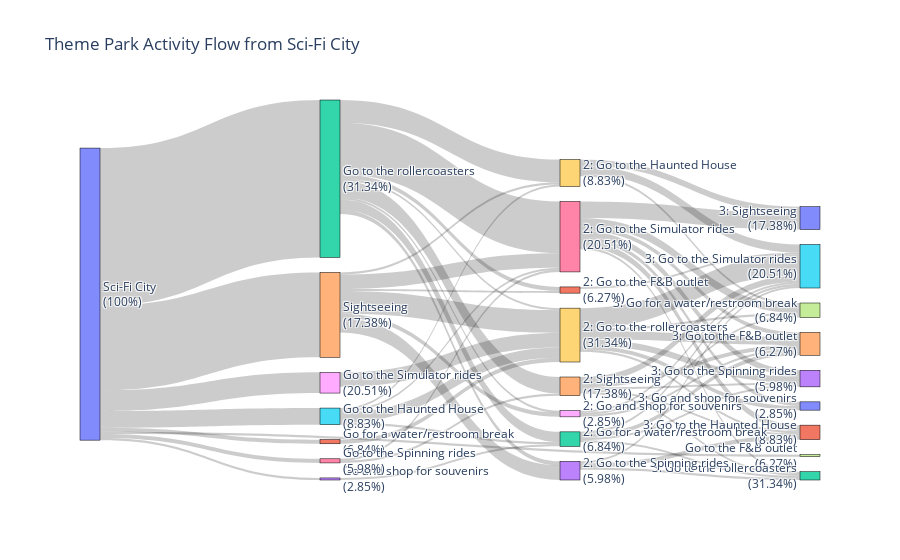

The notebook cell saved with this chart:
### Markdown cell above
Theme Park Activity Flow from Sci-Fi City (3 activities)

### Code cell
import pandas as pd
import plotly.graph_objects as go
from collections import Counter

# Load the dataset
file_path = '../data/Updated_Theme_Parks_Survey_Responses A14.csv'
df = pd.read_csv(file_path)

# Define the list of all possible activities (excluding "Go to the Water-based rides" and "Go to the child-friendly rides")
all_possible_activities = [
    "Go to the rollercoasters", "Go to the F&B outlet", 
    "Go and shop for souvenirs", "Go for a water/restroom break", 
    "Go to the Haunted House", "Go to the Simulator rides", 
    "Sightseeing", "Go to the Spinning rides"
]

# Activity columns to check (only first 3 activities)
activity_columns = [
    'first_activity', 'second_activity', 'third_activity'
]

# Ensure each activity in the columns is valid and does not change the name
for col in activity_columns:
    df[col] = df[col].str.strip().fillna('Na')

# Initialize the list for valid activities
valid_activity_df = []

# Process each row and find the valid activities
for index, row in df.iterrows():
    activity_indices = []
    for i in range(len(activity_columns)):  # Process only the first 3 activity columns
        activity_name = row[activity_columns[i]]
        if activity_name in all_possible_activities:
            activity_indices.append(activity_name)
        else:
            activity_indices.append('Na')

    # Ensure the activity_indices list contains only valid activities
    valid_activity_df.append(activity_indices)

# Create a new dataframe with the valid activities (first 3 activities)
valid_activity_df = pd.DataFrame(valid_activity_df, columns=[f"activity_{i+1}" for i in range(len(activity_columns))])

# Remove rows where the first activity is 'Na' (this filters out empty or invalid rows)
valid_activity_df = valid_activity_df[valid_activity_df['activity_1'] != "Na"]

# Flatten the activity columns and count the frequency of each activity
activities = valid_activity_df.values.flatten().tolist()
activity_counts = Counter([activity for activity in activities if activity != "Na"])

# Get all possible activities (to ensure the Sankey diagram includes all)
top_activities = all_possible_activities

# Filter the dataframe to include only valid activities
filtered_df = valid_activity_df.apply(lambda col: col.map(lambda x: x if x in top_activities else 'Na'))

# Collect all activities for the nodes (excluding "Na")
activities = filtered_df.values.flatten().tolist()
activities = [activity for activity in activities if activity != "Na"]

# Set the start node as "Sci-Fi City"
start_node = "Sci-Fi City"
nodes = [start_node] + list(pd.Series(activities).unique())

# Create a dictionary for activity to index mapping
activity_to_index = {activity: index for index, activity in enumerate(nodes)}

# Initialize the list to count occurrences of each transition (source-target pair)
link_counts = Counter()

# Loop through the dataframe to create links for the Sankey diagram
for index, row in filtered_df.iterrows():
    first = row['activity_1']
    second = row['activity_2']
    third = row['activity_3']

    # Add "2 - ", "3 - " to the activities
    second = f"2 - {second}" if second != "Na" else "Na"
    third = f"3 - {third}" if third != "Na" else "Na"

    # Add to the dictionary if second or third prefixed activities are not in activity_to_index
    for activity in [second, third]:
        if activity != "Na" and activity not in activity_to_index:
            activity_to_index[activity] = len(activity_to_index)
            nodes.append(activity)

    # Track links between consecutive activities, ensuring they are valid (not "Na")
    if first != "Na":
        link_counts[(start_node, first)] += 1
    if first != "Na" and second != "Na" and first != second:
        link_counts[(first, second)] += 1
    if second != "Na" and third != "Na" and second != third:
        link_counts[(second, third)] += 1

# Calculate percentages for each activity in the dataset
total_activities = sum(activity_counts.values())
activity_percentage = {activity: (count / total_activities) * 100 for activity, count in activity_counts.items()}

# Format the node labels to include percentages, ensuring "Sci-Fi City" shows 100%
nodes_with_percentage = []
for node in nodes:
    if node == start_node:
        nodes_with_percentage.append(f"{node}<br>(100%)")
    elif " - " in node:
        # Format with line break for prefixed nodes like "2 - ", "3 - ", etc.
        base_activity = node.split(" - ")[1]
        percentage = activity_percentage.get(base_activity, 0)
        nodes_with_percentage.append(f"{node.split(' - ')[0]}: {base_activity}<br>({percentage:.2f}%)")
    else:
        # Format all other nodes with a line break between the activity name and percentage
        percentage = activity_percentage.get(node, 0)
        nodes_with_percentage.append(f"{node}<br>({percentage:.2f}%)")

# Prepare lists for sources, targets, and values based on the link counts
sources = []
targets = []
values = []

for (source, target), count in link_counts.items():
    if source != "Na" and target != "Na":  # Only add links that are valid
        sources.append(activity_to_index[source])
        targets.append(activity_to_index[target])
        values.append(count)

# Create the Sankey diagram with updated labels
fig = go.Figure(go.Sankey(
    node=dict(
        pad=15,
        thickness=20,
        line=dict(color="black", width=0.5),
        label=nodes_with_percentage
    ),
    link=dict(
        source=sources,
        target=targets,
        value=values
    )
))

# Update layout for better visualization
fig.update_layout(title="Theme Park Activity Flow from Sci-Fi City", font_size=12)

# Show the Sankey diagram
fig.show()

### Figure 1 — Plotly figure (JSON) as saved in the notebook; plotly's stock layout.template omitted (floating-point values rounded to 4 significant figures)
{"data": [{"link": {"source": [0, 1, 9, 0, 0, 5, 12, 0, 2, 12, 0, 8, 9, 4, 16, 9, 2, 9, 4, 18, 2, 5, 4, 9, 9, 16, 2, 19, 16, 19, 5, 16, 5, 12, 2, 21, 19, 0, 4, 23, 16, 0, 6, 24, 0, 3, 12, 2, 24, 24, 2, 18, 23, 24, 2, 4, 23, 16, 18, 16, 24, 4, 6], "target": [1, 9, 10, 4, 5, 12, 13, 2, 12, 15, 8, 9, 13, 16, 13, 14, 9, 17, 18, 14, 16, 9, 9, 15, 11, 11, 19, 15, 17, 20, 16, 20, 19, 14, 21, 15, 17, 7, 23, 22, 10, 6, 24, 22, 3, 12, 22, 24, 13, 15, 18, 17, 11, 14, 23, 21, 15, 14, 15, 22, 11, 19, 16], "value": [2, 2, 2, 41, 8, 1, 1, 76, 5, 1, 10, 7, 3, 7, 3, 4, 1, 1, 2, 1, 25, 5, 11, 10, 1, 3, 11, 4, 4, 3, 1, 8, 1, 2, 2, 1, 1, 1, 7, 1, 2, 2, 1, 1, 1, 1, 1, 8, 1, 3, 1, 1, 2, 2, 2, 1, 1, 2, 1, 1, 1, 1, 1]}, "node": {"label": ["Sci-Fi City<br>(100%)", "Go for a water/restroom break<br>(6.84%)", "Go to the rollercoasters<br>(31.34%)", "Go and shop for souvenirs<br>(2.85%)", "Sightseeing<br>(17.38%)", "Go to the Haunted House<br>(8.83%)", "Go to the Spinning rides<br>(5.98%)", "Go to the F&B outlet<br>(6.27%)", "Go to the Simulator rides<br>(20.51%)", "2: Go to the rollercoasters<br>(31.34%)", "3: Go and shop for souvenirs<br>(2.85%)", "3: Go to the Haunted House<br>(8.83%)", "2: Go for a water/restroom break<br>(6.84%)", "3: Go to the Spinning rides<br>(5.98%)", "3: Go to the F&B outlet<br>(6.27%)", "3: Go to the Simulator rides<br>(20.51%)", "2: Go to the Simulator rides<br>(20.51%)", "3: Go for a water/restroom break<br>(6.84%)", "2: Go and shop for souvenirs<br>(2.85%)", "2: Go to the Haunted House<br>(8.83%)", "3: Sightseeing<br>(17.38%)", "2: Go to the F&B outlet<br>(6.27%)", "3: Go to the rollercoasters<br>(31.34%)", "2: Go to the Spinning rides<br>(5.98%)", "2: Sightseeing<br>(17.38%)"], "line": {"color": "black", "width": 0.5}, "pad": 15, "thickness": 20}, "type": "sankey"}], "layout": {"font": {"size": 12}, "title": {"text": "Theme Park Activity Flow from Sci-Fi City"}}}
